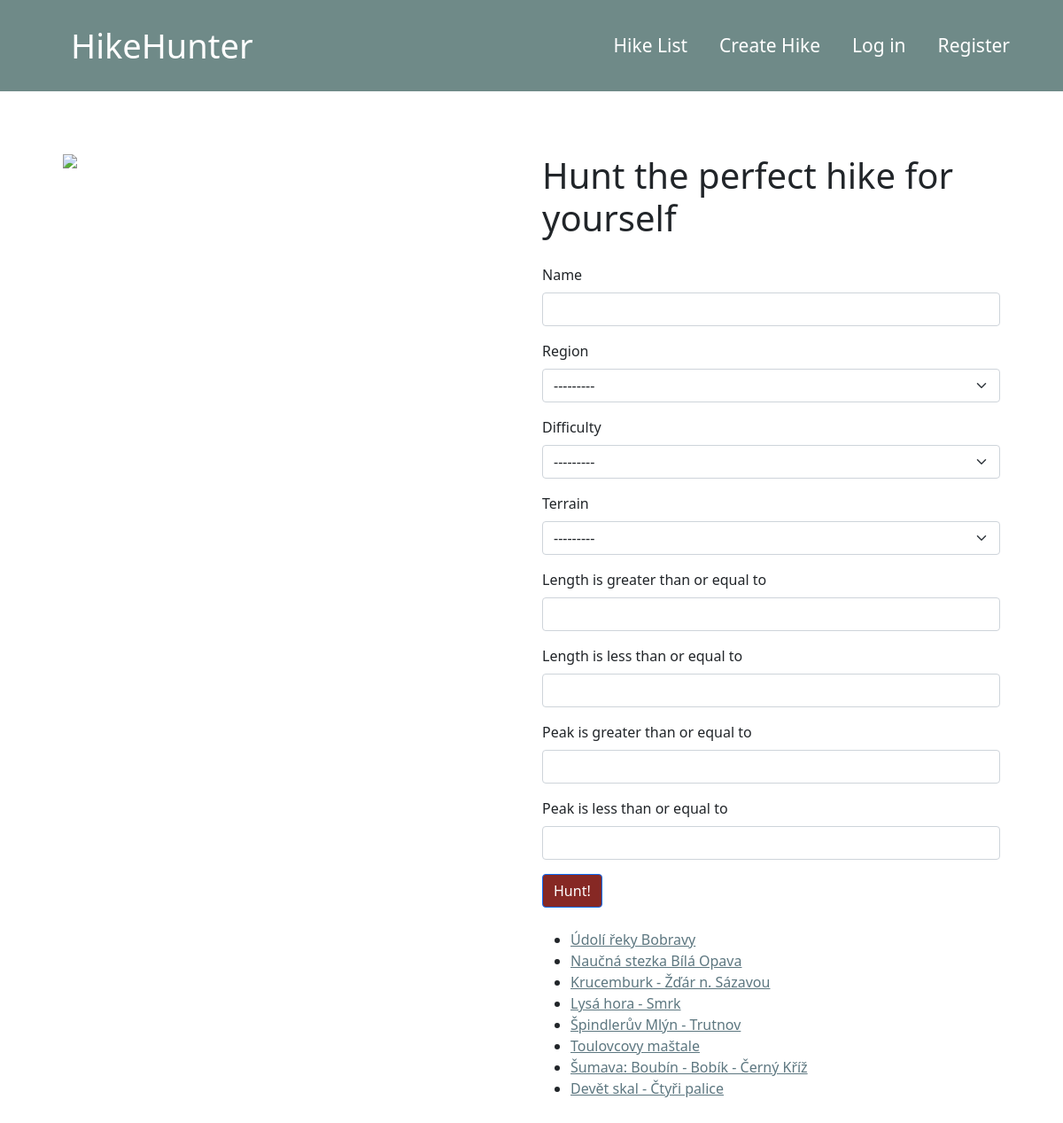
The app's page /hike_list with its own data.
### hikehunter/models.py (models this page shows)
class Hike(models.Model):
    region_list = (
        ("Hlavní město Praha", "Hlavní město Praha"),
        ("Středočeský kraj", "Středočeský kraj"),
        ("Jihočeský kraj", "Jihočeský kraj"),
        ("Plzeňský kraj", "Plzeňský kraj"),
        ("Karlovarský kraj", "Karlovarský kraj"),
        ("Ústecký kraj", "Ústecký kraj"),
        ("Liberecký kraj", "Liberecký kraj"),
        ("Královéhradecký kraj", "Královéhradecký kraj"),
        ("Pardubický kraj", "Pardubický kraj"),
        ("Kraj Vysočina", "Kraj Vysočina"),
        ("Jihomoravský kraj", "Jihomoravský kraj"),
        ("Zlínský kraj", "Zlínský kraj"),
        ("Olomoucký kraj", "Olomoucký kraj"),
        ("Moravskoslezský kraj", "Moravskoslezský kraj")
    )
    difficult_list = (
        ("Easy", "Easy"),
        ("Moderate", "Moderate"),
        ("Moderately Strenuous", "Moderately Strenuous"),
        ("Strenuous", "Strenuous"),
        ("Very Strenuous", "Very Strenuous")
    )
    terrain_list = (
        ("Forest", "Forest"),
        ("Fields", "Fields"),
        ("Rocks", "Rocks"),
        ("Meadows", "Meadows"),
        ("Mixed", "Mixed")
    )
    name = models.CharField(max_length=50)
    header_image = models.FileField(null=True, blank=True,
                             upload_to="")
    description = RichTextField("Description", null=True, blank=True)
    region = models.CharField("Region", max_length=50, choices=region_list)
    difficulty = models.CharField("Difficulty", max_length=50, default="E", choices=difficult_list)
    terrain = models.CharField("Terrain", max_length=50, default="MI", choices=terrain_list)
    length = models.DecimalField(max_digits=4, decimal_places=2)
    peak = models.IntegerField()
    lowestpoint = models.IntegerField()

### hikehunter/views.py (the view)
# urls.py: path("hike_list", views.HikeListView.as_view(), name="hike_list"),
class HikeListView(ListView):
    model = models.Hike
    template_name = "hike_list.html"
    def get_context_data(self, **kwargs):
        context = super().get_context_data(**kwargs)
        context['filter'] = HikeFilter(self.request.GET, queryset=self.get_queryset())
        return context

### hikehunter/templates/hike_list.html (shortened to what this page needs)
<!DOCTYPE html>
<html lang="en">
<head>
</head>
<body>
{% extends "base.html" %}
{% load bootstrap %}
{% load crispy_forms_tags %}
{% block content %}
<div class="content">
<div class="modal-body row">
  <div class="col-md-6">
    <div class="fill">
    <img style="background-image: url(media/media/hiking-bg-image.jpg"); src="media/media/hiking-bg-image.jpg">
</div>
  </div>
  <div class="col-md-6">
    <h1>Hunt the perfect hike for yourself</h1>
<form method="get">
    {{ filter.form|crispy }}
    <button type="submit" class="btn btn-primary">Hunt!</button>
</form>
<ul>
    {% for item in filter.qs %}
    <li>
        <a href="{% url 'hike_detail' item.pk %}">{{ item.name }}</a>
    </li>
    {% endfor %}
</ul>
</div>
{% endblock %}

### hikehunter/templates/base.html (shortened to what this page needs)
<!DOCTYPE html>
<html lang="en">
<head>
    <link href="https://cdn.jsdelivr.net/npm/bootstrap@5.1.3/dist/css/bootstrap.min.css" rel="stylesheet">
</head>
<body>
<nav class="navbar navbar-expand-sm">
      <div class="container-fluid">
  <ul class="navbar-nav">
    <li class="nav-item">
      <a class="nav-link" href="{% url 'index' %}" style="font-size:38px">HikeHunter</a>
    </li>
  </ul>
    <ul class="navbar-nav">
        <li class="nav-item">
      <a class="nav-link" href="{% url 'hike_list' %}">Hike List</a>
    </li>
      <li class="nav-item">
      <a class="nav-link" href="{% url 'create_hike' %}">Create Hike</a>
    </li>
        <li class="nav-item">
            {% if user.is_authenticated %}
                <a class="nav-link" href="{% url 'logout' %}">Log out</a>
            {% else %}
                <a class="nav-link" href="{% url 'login' %}">Log in</a>
            {% endif %}
        </li>
        <li class="nav-item">
                <a class="nav-link" href="{% url 'register' %}">Register</a>
        </li>
    </ul>
</div>
</nav>
{% block content %}
{% endblock %}
</body>
</html>

### hikehunter/templates/hike_list.html (style rules this page uses)
.fill { margin:0; padding:0; display: flex; justify-content: center; align-items: center; overflow: hidden }
.fill img { flex-shrink: 0; min-width: 100%; min-height: 100% }

### hikehunter/templates/base.html (style rules this page uses)
.navbar { background-color: #6f8a88; padding: 15px 40px 15px 40px; }
a { color: #5d7780; }
.nav-link { color: white; font-size: 21px; }
.nav-item { padding-left: 20px; }
.content { padding: 55px; }
h1 { padding-bottom: 20px; }
.btn-primary { background-color: #862824; }

### records on screen
Hike: name "Údolí řeky Bobravy"
Hike: name "Naučná stezka Bílá Opava"
Hike: name "Krucemburk - Žďár n. Sázavou"
Hike: name "Lysá hora - Smrk"
Hike: name "Špindlerův Mlýn - Trutnov"
Hike: name "Toulovcovy maštale"
Hike: name "Šumava: Boubín - Bobík - Černý Kříž"
Hike: name "Devět skal - Čtyři palice"
